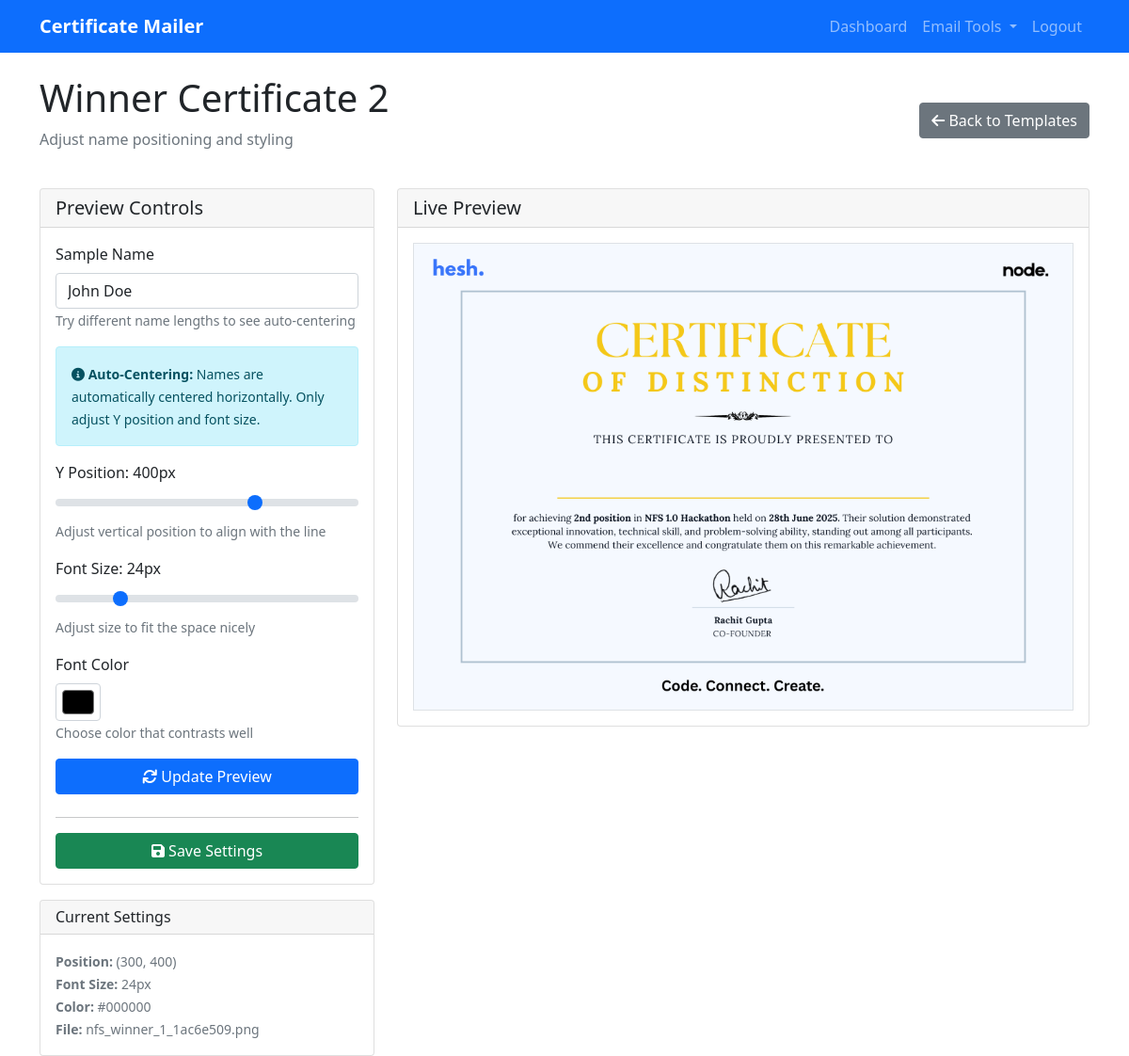
Page /hackathon/1/templates/2/preview (signed in) on the earlier database version.
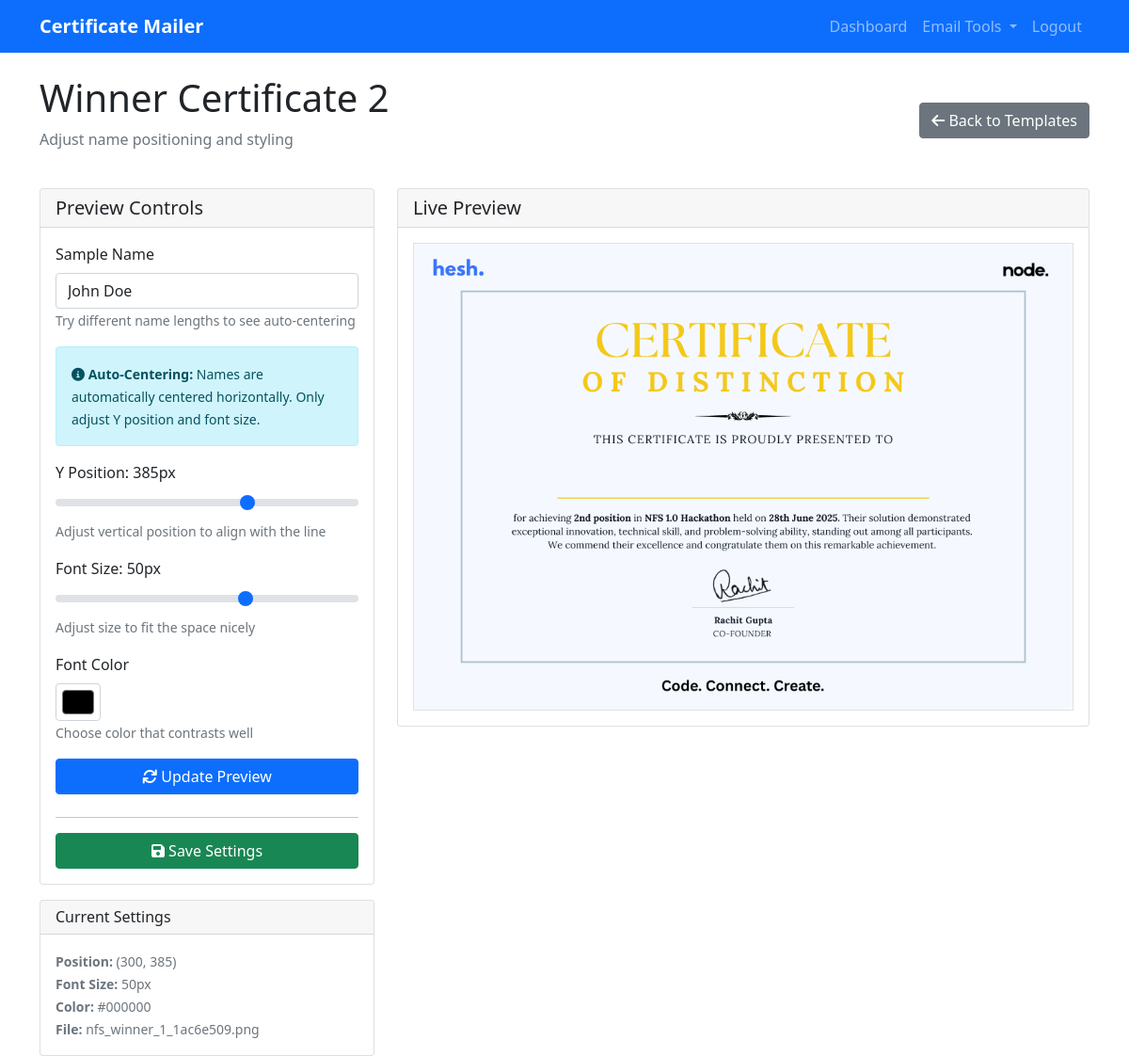
Same page on the later database version.
### models.py (models this page shows)
class CertificateTemplate(db.Model):
    id = db.Column(db.Integer, primary_key=True)
    name = db.Column(db.String(100), nullable=False)  # e.g., "Winner", "Participation"
    filename = db.Column(db.String(255), nullable=False)
    name_x_position = db.Column(db.Float, default=300)
    name_y_position = db.Column(db.Float, default=400)
    font_size = db.Column(db.Integer, default=24)
    font_color = db.Column(db.String(7), default='#000000')
    hackathon_id = db.Column(db.Integer, db.ForeignKey('hackathon.id'), nullable=False)
    created_at = db.Column(db.DateTime, default=datetime.utcnow)

### blueprints/certificates/routes.py (the view)
@certificates_bp.route('/hackathon/<int:hackathon_id>/templates/<int:template_id>/preview')
@login_required
def preview_template(current_user, hackathon_id, template_id):
    hackathon = Hackathon.query.filter_by(id=hackathon_id, user_id=current_user.id).first_or_404()
    template = CertificateTemplate.query.filter_by(id=template_id, hackathon_id=hackathon_id).first_or_404()
    return render_template('certificates/preview.html',
                         hackathon=hackathon,
                         template=template,
                         user=current_user)

### templates/certificates/preview.html (shortened to what the changed rows need)
{% extends "base.html" %}
{% block content %}
<div class="d-flex justify-content-between align-items-center mb-4">
    <div>
        <h1>{{ template.name }}</h1>
        <p class="text-muted">Adjust name positioning and styling</p>
    </div>
</div>
<div class="row">
    <div class="col-md-4">
        <div class="card">
            <div class="card-body">
                <form id="previewForm">
                    <div class="mb-3">
                        <label for="yPosition" class="form-label">
                            Y Position: <span id="yValue">{{ template.name_y_position|int }}</span>px
                        </label>
                        <input type="range" class="form-range" id="yPosition"
                               min="0" max="600" value="{{ template.name_y_position|int }}" step="5">
                        <small class="form-text text-muted">Adjust vertical position to align with the line</small>
                    </div>
                    <div class="mb-3">
                        <label for="fontSize" class="form-label">
                            Font Size: <span id="fontValue">{{ template.font_size }}</span>px
                        </label>
                        <input type="range" class="form-range" id="fontSize"
                               min="12" max="72" value="{{ template.font_size }}" step="2">
                        <small class="form-text text-muted">Adjust size to fit the space nicely</small>
                    </div>
                    <div class="mb-3">
                        <label for="fontColor" class="form-label">Font Color</label>
                        <input type="color" class="form-control form-control-color"
                               id="fontColor" value="{{ template.font_color }}">
                        <small class="form-text text-muted">Choose color that contrasts well</small>
                    </div>
                </form>
            </div>
        </div>
        <div class="card mt-3">
            <div class="card-body">
                <small class="text-muted">
                    <strong>Position:</strong> ({{ template.name_x_position|int }}, {{ template.name_y_position|int }})<br>
                    <strong>Font Size:</strong> {{ template.font_size }}px<br>
                    <strong>Color:</strong> {{ template.font_color }}<br>
                    <strong>File:</strong> {{ template.filename }}
                </small>
            </div>
        </div>
    </div>
</div>
{% endblock %}

Differences in the rows shown:
changed CertificateTemplate "Winner Certificate 2": name_y_position "400" → "385"; font_size "24" → "50"
